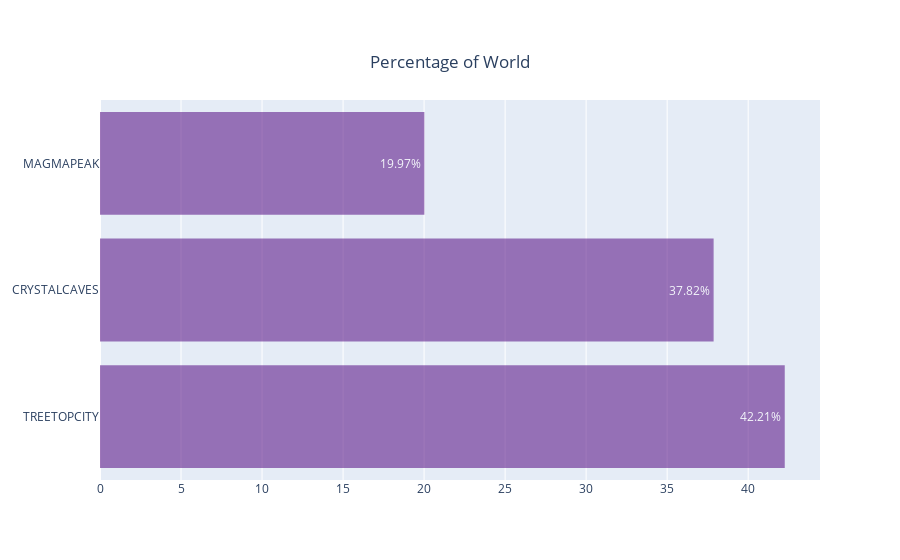

Notebook code for this chart:
### Code cell
temp_df = df_train_final['world'].value_counts(normalize = True) * 100
temp_df = temp_df.round(2)
text = [str(x) + "%" for x in temp_df.values]
fig = go.Figure(data = go.Bar(x = temp_df.values,y = temp_df.index, text = text,textposition='auto',orientation='h'))
fig.update_traces(marker_color='#611F8D', marker_line_color='#611F8D',marker_line_width=1.5, opacity=0.6)
fig.update_layout(title={'text': "Percentage of World",'y':0.9,'x':0.5,'xanchor': 'center','yanchor': 'top'} )
fig.show(title = "Percentage of world")

### Figure 1 — Plotly figure (JSON) as saved in the notebook; plotly's stock layout.template omitted (floating-point values rounded to 4 significant figures)
{"data": [{"marker": {"color": "#611F8D", "line": {"color": "#611F8D", "width": 1.5}}, "opacity": 0.6, "orientation": "h", "text": ["42.21%", "37.82%", "19.97%"], "textposition": "auto", "type": "bar", "x": [42.21, 37.82, 19.97], "y": ["TREETOPCITY", "CRYSTALCAVES", "MAGMAPEAK"]}], "layout": {"title": {"text": "Percentage of World", "x": 0.5, "xanchor": "center", "y": 0.9, "yanchor": "top"}}}
